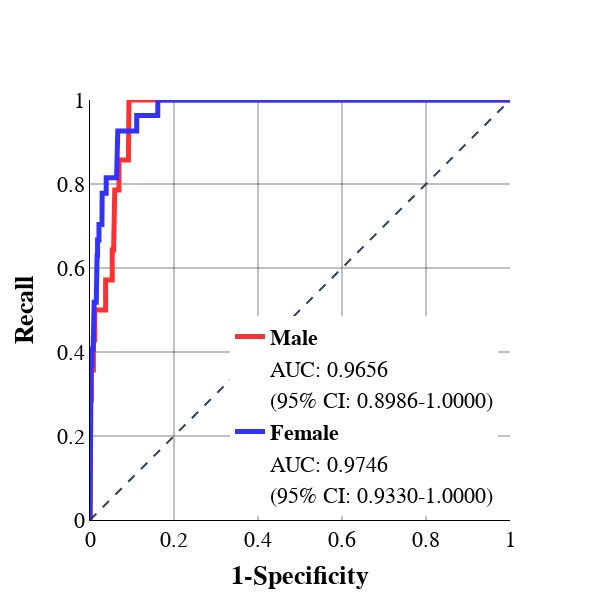

Notebook code cell kept with this figure:
### Code cell
test=pd.concat([X_test, y_test], axis=1)
male1=test.drop(X_test[X_test['IRSEX_1 - Male'] == 0].index)
#male1=male1.sample(85, random_state=43)
male_predictors=male1.drop(['UDPYOPI_1 - Yes'], axis=1)
male_target=male1['UDPYOPI_1 - Yes']
female1=test.drop(X_test[X_test['IRSEX_1 - Male'] == 1].index)
#female1=female1.sample(85, random_state=43)
female_predictors=female1.drop(['UDPYOPI_1 - Yes'], axis=1)
female_target=female1['UDPYOPI_1 - Yes']
male_prob=model_svc_rbf.predict_proba(male_predictors)
female_prob=model_svc_rbf.predict_proba(female_predictors)
plot_roc_curve2(male_target, [item[1] for item in male_prob], female_target, [item[1] for item in female_prob], 'Male', 'Female')

### Figure 1 — Plotly figure (JSON) as saved in the notebook; plotly's stock layout.template omitted (floating-point values rounded to 4 significant figures; data arrays with more than 128 entries replaced by an {"elided": "..."} marker saying what was removed)
{"data": [{"hoverinfo": "skip", "line": {"color": "rgba(250, 50, 50, 1.0)", "width": 5}, "name": "<b>Male</b>", "showlegend": true, "type": "scatter", "x": {"elided": "257 float values"}, "y": {"elided": "257 float values"}}, {"hoverinfo": "skip", "line": {"color": "rgba(255, 255, 255, 0)", "width": 5}, "name": "AUC: 0.9656", "showlegend": true, "type": "scatter", "x": {"elided": "257 float values"}, "y": {"elided": "257 float values"}}, {"hoverinfo": "skip", "line": {"color": "rgba(255, 255, 255, 0)", "width": 0}, "name": "(95% CI: 0.8986-1.0000)", "showlegend": true, "type": "scatter", "x": {"elided": "257 float values"}, "y": {"elided": "257 float values"}}, {"hoverinfo": "skip", "line": {"color": "rgba(50, 50, 250, 1.0)", "width": 5}, "name": "<b>Female</b>", "showlegend": true, "type": "scatter", "x": {"elided": "268 float values"}, "y": {"elided": "268 float values"}}, {"hoverinfo": "skip", "line": {"color": "rgba(255, 255, 255, 0)", "width": 5}, "name": "AUC: 0.9746", "showlegend": true, "type": "scatter", "x": {"elided": "268 float values"}, "y": {"elided": "268 float values"}}, {"hoverinfo": "skip", "line": {"color": "rgba(255, 255, 255, 0)", "width": 0}, "name": "(95% CI: 0.9330-1.0000)", "showlegend": true, "type": "scatter", "x": {"elided": "268 float values"}, "y": {"elided": "268 float values"}}], "layout": {"font": {"color": "Black", "family": "Times New Roman", "size": 22}, "height": 600, "legend": {"x": 0.95, "xanchor": "right", "y": 0.01, "yanchor": "bottom"}, "shapes": [{"line": {"dash": "dash"}, "type": "line", "x0": 0, "x1": 1, "y0": 0, "y1": 1}], "title": {"x": 1}, "width": 600, "xaxis": {"constrain": "domain", "gridcolor": "rgba(5, 5, 5, 0.5)", "linecolor": "black", "range": [0, 1], "title": {"text": "<b>1-Specificity</b>"}}, "yaxis": {"gridcolor": "rgba(5, 5, 5, 0.5)", "linecolor": "black", "range": [0, 1], "scaleanchor": "x", "scaleratio": 1, "title": {"text": "<b>Recall</b>"}}}}
